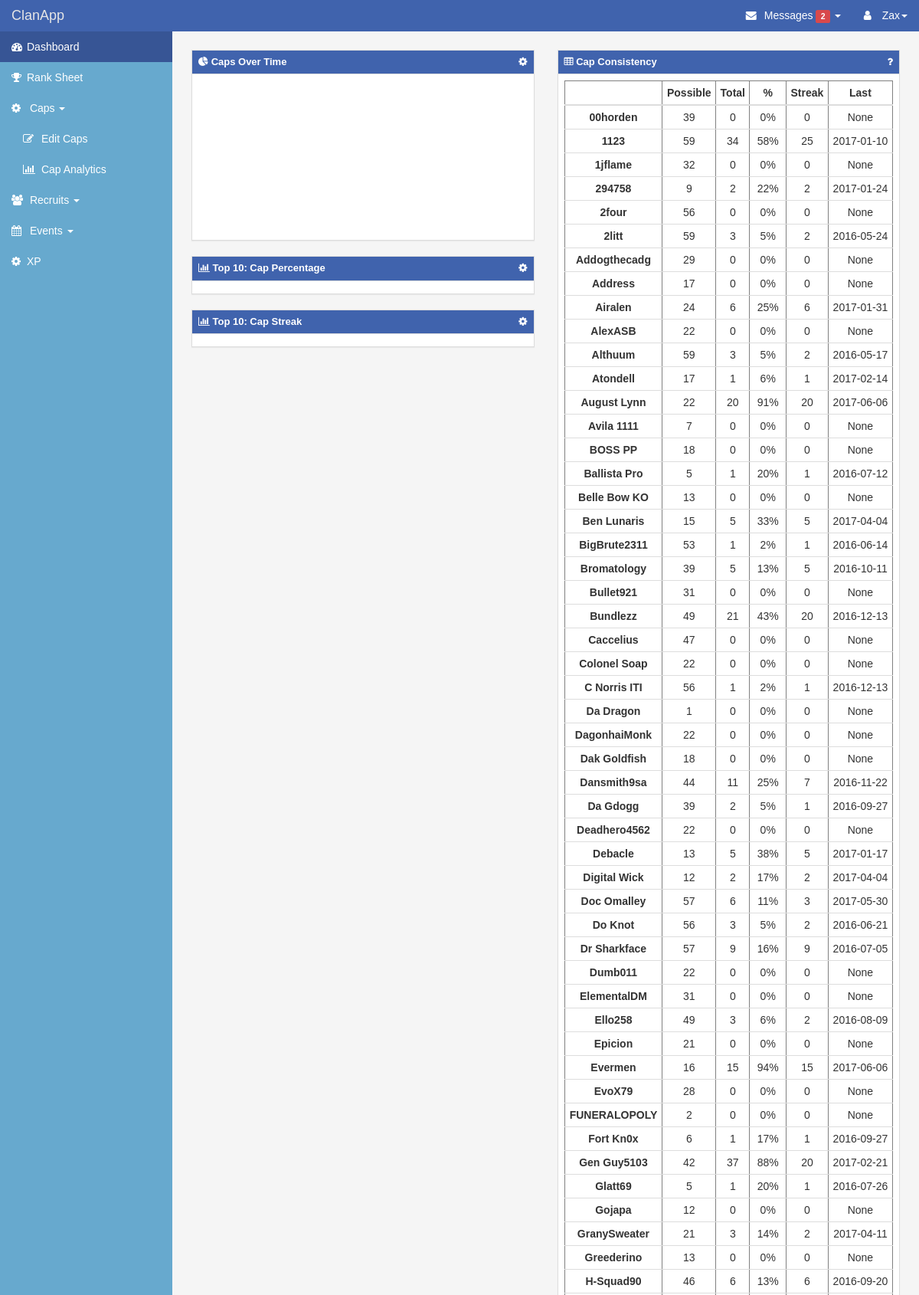
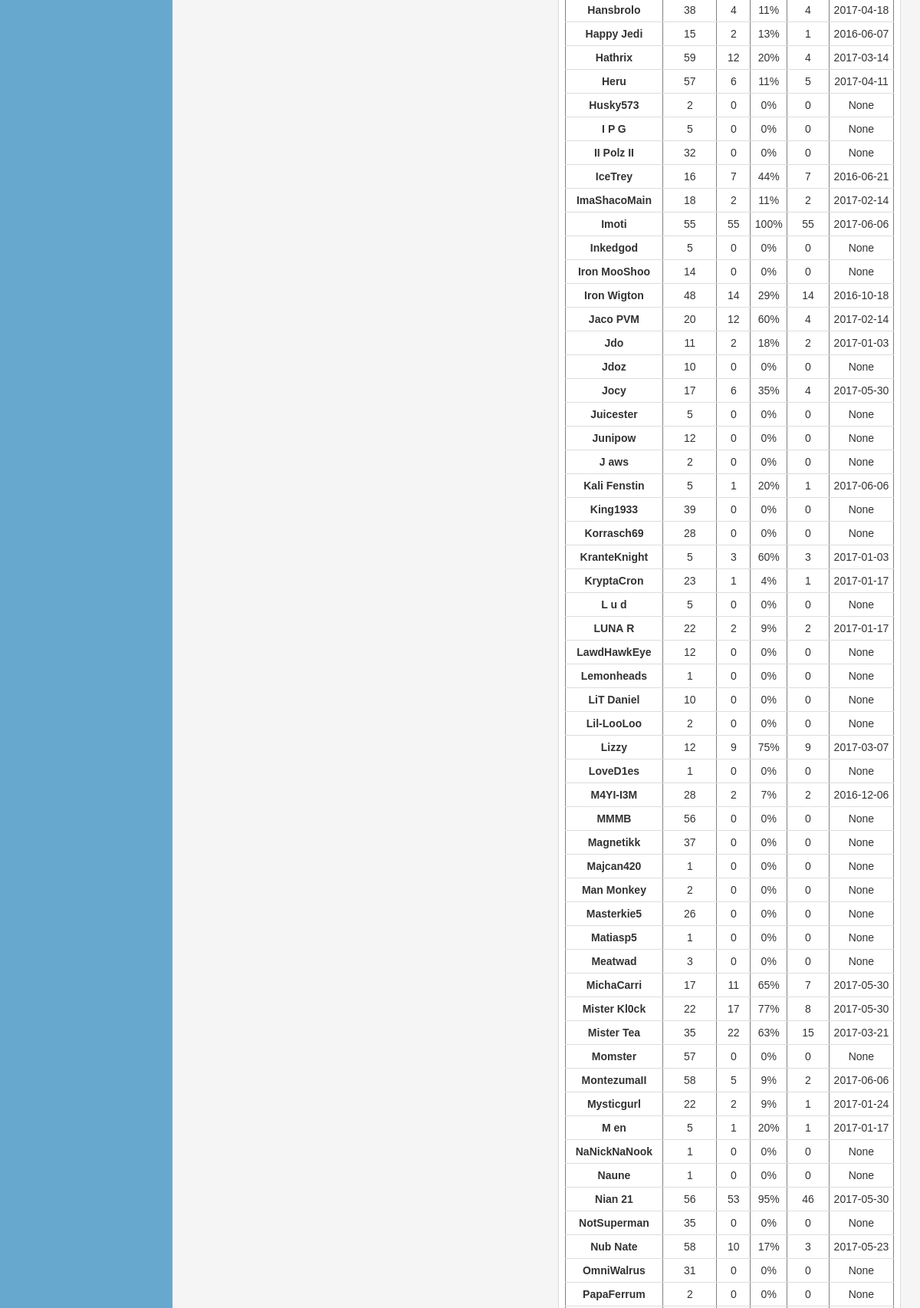
Screenshot of /viewcaps (signed in, upper part) with the database file from the repository (2 pictures, top to bottom).
### app/models.py (models this page shows, shortened)
class Users(db.Model):
    __tablename__ = "users"
    id = db.Column('user_id', db.Integer, primary_key=True)
    username = db.Column('username', db.String(50), unique=True, index=True)
    password_hash = db.Column('password', db.String(128))
    email = db.Column('email', db.String(50), unique=True, index=True)
    @property
    def password(self):
        """ Prevent password from being accessed"""
        raise AttributeError('Password is not a readable attribute.')
    @password.setter
    def password(self, password):
        """Set password to a hashed password"""
        self.password_hash = generate_password_hash(password)
    @property
    def is_authenticated(self):
        return True

class Caps(db.Model):
    __tablename__ = "caps"
    id = db.Column(db.Integer, primary_key=True)
    capdate = db.Column(db.Date, index=True, unique=False)
    week = db.Column(db.String(15), index=True, unique=False)
    rsn = db.Column(db.String(15), index=True, unique=False)
    captype = db.Column(db.Integer, index=True, unique=False)
    possible_caps = db.Column(db.Integer, index=True, unique=False)
    cap_count = db.Column(db.Integer, index=True, unique=False)
    cap_percentage = db.Column(db.Integer, index=True, unique=False)
    cap_streak = db.Column(db.Integer, index=True, unique=False)
    last_cap = db.Column(db.Date, index=True, unique=False)

### app/caps/views.py (the view)
@caps.route('/viewcaps', methods=['GET', 'POST'])
@login_required
def viewcaps():
    df2 = pd.read_sql(models.Caps.query.order_by(models.Caps.capdate).statement, db.engine)
    df2 = df2.rename(columns={"possible_caps":"Possible", "cap_count":"Total", "cap_percentage": "%",
                        "cap_streak":"Streak", "last_cap":"Last"})
    cap_activity_pivot = pd.pivot_table(df2, index=["rsn"], values=["Possible", "Total", "%", "Streak", "Last"],
                                        aggfunc='last')
    cap_activity_pivot = cap_activity_pivot.reindex(columns=["Possible", "Total", "%", "Streak", "Last"])
    cap_activity_pivot.index.name = None
    return render_template('caps/viewcaps.html',
                           cap_activity=cap_activity_pivot.to_html(classes='table table-hover table-condensed',
                                                                   formatters={'%': '{:,.0%}'.format}))

### app/__init__.py (called while the page is built)
@login_manager.user_loader
def load_user(user_id):
    return models.Users.query.get(int(user_id))

### app/templates/caps/viewcaps.html (shortened to what this page needs)
{% extends "layout.html" %}
{% block content %}
<div class="col-md-6">
    <div class="panel panel-primary">
        <div class="panel-heading">
            <h3 class="panel-title"><i class="fa fa-pie-chart"></i> Caps Over Time <a class="pull-right fa fa-gear" href="#" style="text-decoration:none;"></a></h3>
        </div>
        <div class="panel-body">
            <div id="chart_browsers" style="width:100%; height:200px;"></div>
        </div>
    </div>
    <div class="panel panel-primary">
        <div class="panel-heading">
            <h3 class="panel-title"><i class="fa fa-bar-chart"></i> Top 10: Cap Percentage <a class="pull-right fa fa-gear" href="#" style="text-decoration:none;"></a></h3>
        </div>
        <div class="panel-body">
        </div>
    </div>
    <div class="panel panel-primary">
        <div class="panel-heading">
            <h3 class="panel-title"><i class="fa fa-bar-chart"></i> Top 10: Cap Streak <a class="pull-right fa fa-gear" href="#" style="text-decoration:none;"></a></h3>
        </div>
        <div class="panel-body">
        </div>
    </div>
</div>
<div class="col-md-6">
    <div class="panel panel-primary">
        <div class="panel-heading">
            <h3 class="panel-title"><i class="fa fa-table"></i> Cap Consistency <a class="pull-right fa fa-question" href="#" style="text-decoration:none;"></a></h3>
        </div>
        <div class="panel-body">
            <div class="table-responsive table-fixed">
                {{ cap_activity|safe }}
            </div>
        </div>
    </div>
</div>
{% endblock %}

### app/templates/layout.html (shortened to what this page needs)
<!DOCTYPE html>
<html lang="en">
<head>
    <link href="{{ url_for('static', filename = 'css/bootstrap.min.css') }}" rel="stylesheet" type="text/css">
    <link rel="stylesheet" href="https://maxcdn.bootstrapcdn.com/font-awesome/4.6.3/css/font-awesome.min.css">
    <link id="themecss" rel="stylesheet" type="text/css" href="http://www.shieldui.com/shared/components/latest/css/light/all.min.css" />
    <link rel="stylesheet" href="//cdnjs.cloudflare.com/ajax/libs/bootstrap-datepicker/1.3.0/css/datepicker.min.css" />
    <link rel="stylesheet" href="//cdnjs.cloudflare.com/ajax/libs/bootstrap-datepicker/1.3.0/css/datepicker3.min.css" />
    <link rel="stylesheet" type="text/css" href="{{ url_for('static', filename = 'css/theme.css') }}" />
    <link rel="stylesheet" type="text/css" href="{{ url_for('static', filename = 'css/dashboard.css') }}" />
</head>
<body>
    <div id="wrapper">
        <nav class="navbar navbar-default navbar-fixed-top" role="navigation">
            <div class="navbar-header">
                <a class="navbar-brand" href="index.html" title="ClanApp">ClanApp</a>
            </div>
            <div class="collapse navbar-collapse navbar-ex1-collapse">
                <ul class="nav navbar-nav side-nav">
                    <li class="active"><a href="/index"><i class="fa fa-tachometer" aria-hidden="true"></i><span class="hidden-xs hidden-sm">Dashboard</span></a></li>
                    <li><a href="/ranksheet"><i class="fa fa-trophy"></i><span class="hidden-xs hidden-sm">Rank Sheet</span></a></li>
                    <li class="nav nav-list nav-list-expandable nav-list-expanded">
                        <a><i class="fa fa-cog"></i> Caps <span class="caret"></span></a>
                        <ul class="nav navbar-nav">
                            <li><a href="/caps"><i class="fa fa-edit"></i> Edit Caps</a></li>
                            <li><a href="/viewcaps"><i class="fa fa-bar-chart"></i> Cap Analytics</a></li>
                        </ul>
                    </li>
                    <li class="nav nav-list nav-list-expandable nav-list-expanded">
                        <a><i class="fa fa-users" aria-hidden="true"></i> Recruits <span class="caret"></span></a>
                    </li>
                    <li class="nav nav-list nav-list-expandable nav-list-expanded">
                        <a><i class="fa fa-calendar" aria-hidden="true"></i> Events <span class="caret"></span></a>
                    </li>
                    <li><a href="/xp"><i class="fa fa-cog" aria-hidden="true"></i><span class="hidden-xs hidden-sm">XP</span></a></li>
                </ul>
                <ul class="nav navbar-nav navbar-right navbar-user">
                    <li class="dropdown messages-dropdown">
                        <a href="#" class="dropdown-toggle" data-toggle="dropdown"><i class="fa fa-envelope"></i> Messages <span class="label label-danger">2</span> <b class="caret"></b></a>
                    </li>
                    {% if current_user.is_authenticated %}
                        <li class="dropdown user-dropdown">
                           <a href="#" class="dropdown-toggle" data-toggle="dropdown"><i class="fa fa-user"></i> {{ current_user.username }}<b class="caret"></b></a>
                       </li>
                    {% else %}
                        <li><a href="/login"><i class="fa fa-sign-out"></i> Login</a></li>
                    {% endif %}
                </ul>
            </div>
        </nav>
        <div id="page-wrapper">
            <div class="row">
                    {% block content %} {% endblock %}
            </div>
        </div>
    </div>
</body>
</html>

### app/static/css/dashboard.css (style rules this page uses)
body { padding-top: 40px; font-family: Helvetica,Arial,sans-serif; background-color: #F5F5F5; }
#wrapper { padding-left: 0; }
#page-wrapper { width: 100%; padding: 15px; }
.navbar a { outline: 0; }
.navbar .fa, .navbar .glyphicon { margin-right: 2px; min-width: 18px; }
.navbar-default .side-nav { background-color: #67A9CE; }
.panel .panel-title { font-size: 13px; font-weight: bold; }
.panel .panel-heading { border-radius: 0; }
.nav-list > a { cursor: pointer; }
.nav-list .navbar-nav li { display: block; width: 100%; }
.nav-list .navbar-nav li > a { padding-left: 30px; }
.nav-list-expandable .navbar-nav { display: none; }
.side-nav { overflow: hidden; }
@media (min-width:768px) { #wrapper { padding-left: 225px; } }
@media (min-width:768px) { #page-wrapper { padding: 25px; } }
@media (min-width:768px) { .side-nav { margin-left: -225px; left: 225px; width: 225px; position: fixed; top: 41px; height: 100%; border-radius: 0; border: none; overflow-y: auto; } }
@media (min-width:768px) { .side-nav>li>a { width: 225px; } }
@media (min-width:768px) { .navbar-collapse { padding-left: 15px !important; padding-right: 15px !important; } }

### rows the page displays
Users: username "Zax"
Caps: rsn "Possible Total % Streak Last 00horden 39 0 0% 0 None 1123 59 34 58% 25 2017-01-10 1jflame 32 0 0% 0 None 294758 9 2 22% 2 2017-01-24 2four 56 0 0% 0 None 2litt 59 3 5% 2 2016-05-24 Addogthecadg 29 0 0% 0 None Address 17 0 0% 0 None Airalen 24 6 25% 6 2017-01-31 AlexASB 22 0 0% 0 None Althuum 59 3 5% 2 2016-05-17 Atondell 17 1 6% 1 2017-02-14 August Lynn 22 20 91% 20 2017-06-06 Avila 1111 7 0 0% 0 None BOSS PP 18 0 0% 0 None Ballista Pro 5 1 20% 1 2016-07-12 Belle Bow KO 13 0 0% 0 None Ben Lunaris 15 5 33% 5 2017-04-04 BigBrute2311 53 1 2% 1 2016-06-14 Bromatology 39 5 13% 5 2016-10-11 Bullet921 31 0 0% 0 None Bundlezz 49 21 43% 20 2016-12-13 Caccelius 47 0 0% 0 None Colonel Soap 22 0 0% 0…"
